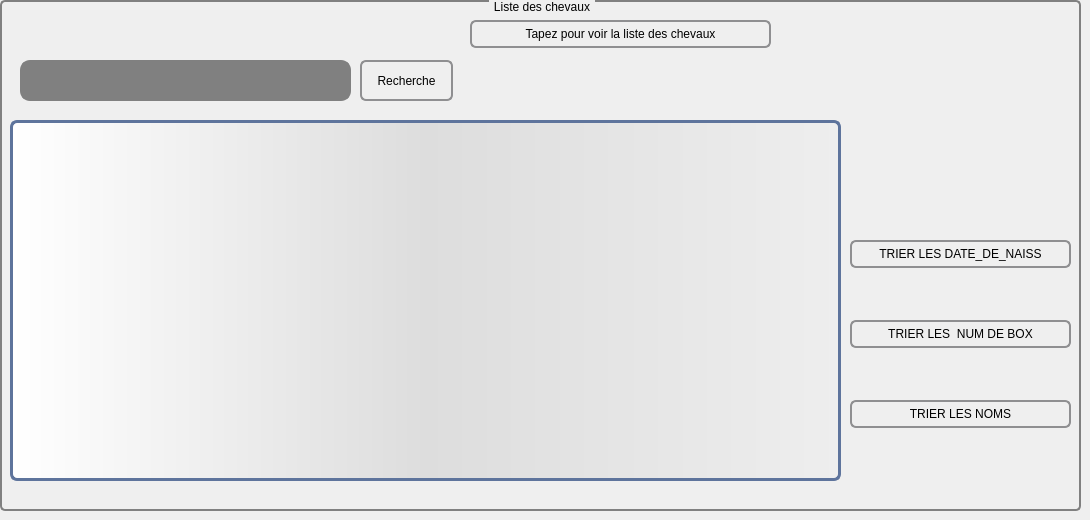
        <widget class="QWidget" name="tab_4">
         <attribute name="title">
          <string>Afficher </string>
         </attribute>
         <widget class="QGroupBox" name="groupBox_7">
          <property name="geometry">
           <rect>
            <x>0</x>
            <y>0</y>
            <width>1081</width>
            <height>511</height>
           </rect>
          </property>
          <property name="styleSheet">
           <string notr="true">QGroupBox {
    background-color: qlineargradient(x1: 0, y1: 0, x2: 0, y2: 1,
                                      stop: 0 #E0E0E0, stop: 1 #FFFFFF);
    border: 2px solid gray;
    border-radius: 5px;
    margin-top: 1ex; /* leave space at the top for the title */
}

QGroupBox::title {
    subcontrol-origin: margin;
    subcontrol-position: top center; /* position at the top center */
    padding: 0 3px;
    background-color: qlineargradient(x1: 0, y1: 0, x2: 0, y2: 1,
                                      stop: 0 #FF0ECE, stop: 1 #FFFFFF);
}

</string>
          </property>
          <property name="title">
           <string>Liste des chevaux</string>
          </property>
          <widget class="QPushButton" name="QUITTER_2">
           <property name="geometry">
            <rect>
             <x>1150</x>
             <y>530</y>
             <width>93</width>
             <height>28</height>
            </rect>
           </property>
           <property name="styleSheet">
            <string notr="true">QPushButton {
    border: 2px solid #8f8f91;
    border-radius: 6px;
    background-color: qlineargradient(x1: 0, y1: 0, x2: 0, y2: 1,
                                      stop: 0 #f6f7fa, stop: 1 #dadbde);
    min-width: 80px;
}

QPushButton:pressed {
    background-color: qlineargradient(x1: 0, y1: 0, x2: 0, y2: 1,
                                      stop: 0 #dadbde, stop: 1 #f6f7fa);
}

QPushButton:flat {
    border: none; /* no border for a flat push button */
}

QPushButton:default {
    border-color: navy; /* make the default button prominent */
}</string>
           </property>
           <property name="text">
            <string>QUITTER</string>
           </property>
          </widget>
          <widget class="QPushButton" name="afficher_cheval">
           <property name="geometry">
            <rect>
             <x>470</x>
             <y>20</y>
             <width>301</width>
             <height>28</height>
            </rect>
           </property>
           <property name="styleSheet">
            <string notr="true">QPushButton {
    border: 2px solid #8f8f91;
    border-radius: 6px;
    background-color: qlineargradient(x1: 0, y1: 0, x2: 0, y2: 1,
                                      stop: 0 #f6f7fa, stop: 1 #dadbde);
    min-width: 80px;
}

QPushButton:pressed {
    background-color: qlineargradient(x1: 0, y1: 0, x2: 0, y2: 1,
                                      stop: 0 #dadbde, stop: 1 #f6f7fa);
}

QPushButton:flat {
    border: none; /* no border for a flat push button */
}

QPushButton:default {
    border-color: navy; /* make the default button prominent */
}</string>
           </property>
           <property name="text">
            <string>Tapez pour voir la liste des chevaux</string>
           </property>
          </widget>
          <widget class="QPushButton" name="recherche_chev">
           <property name="geometry">
            <rect>
             <x>360</x>
             <y>60</y>
             <width>93</width>
             <height>41</height>
            </rect>
           </property>
           <property name="styleSheet">
            <string notr="true">QPushButton {
	
	
    border: 2px solid #8f8f91;
    border-radius: 6px;
    background-color: qlineargradient(x1: 0, y1: 0, x2: 0, y2: 1,
                                      stop: 0 #f6f7fa, stop: 1 #dadbde);
    min-width: 80px;
}

QPushButton:pressed {
    background-color: qlineargradient(x1: 0, y1: 0, x2: 0, y2: 1,
                                      stop: 0 #dadbde, stop: 1 #f6f7fa);
}

QPushButton:flat {
    border: none; /* no border for a flat push button */
}

QPushButton:default {
    border-color: navy; /* make the default button prominent */
}</string>
           </property>
           <property name="text">
            <string>Recherche</string>
           </property>
           <property name="icon">
            <iconset resource="imagee.qrc">
             <normaloff>:/recherche.png</normaloff>:/recherche.png</iconset>
           </property>
          </widget>
          <widget class="QPushButton" name="PUSH_BUTTON_TRI_DATE_NAISS">
           <property name="geometry">
            <rect>
             <x>850</x>
             <y>240</y>
             <width>221</width>
             <height>28</height>
            </rect>
           </property>
           <property name="styleSheet">
            <string notr="true">QPushButton {
	font: 10pt &quot;MS Shell Dlg 2&quot;;
	font: 6pt &quot;MS Shell Dlg 2&quot;;
    border: 2px solid #8f8f91;
    border-radius: 6px;
    background-color: qlineargradient(x1: 0, y1: 0, x2: 0, y2: 1,
                                      stop: 0 #f6f7fa, stop: 1 #dadbde);
    min-width: 80px;
}

QPushButton:pressed {
    background-color: qlineargradient(x1: 0, y1: 0, x2: 0, y2: 1,
                                      stop: 0 #dadbde, stop: 1 #f6f7fa);
}

QPushButton:flat {
    border: none; /* no border for a flat push button */
}

QPushButton:default {
    border-color: navy; /* make the default button prominent */
}</string>
           </property>
           <property name="text">
            <string>TRIER LES DATE_DE_NAISS</string>
           </property>
           <property name="icon">
            <iconset resource="imagee.qrc">
             <normaloff>:/tri.png</normaloff>:/tri.png</iconset>
           </property>
          </widget>
          <widget class="QLineEdit" name="lineEdit_recherche">
           <property name="geometry">
            <rect>
             <x>20</x>
             <y>60</y>
             <width>331</width>
             <height>41</height>
            </rect>
           </property>
           <property name="styleSheet">
            <string notr="true">QLineEdit {
    border: 2px solid gray;
    border-radius: 10px;
    padding: 0 8px;
    background: grey;
    selection-background-color: darkgray;
}
</string>
           </property>
          </widget>
          <widget class="QTableView" name="tableView_2">
           <property name="geometry">
            <rect>
             <x>10</x>
             <y>120</y>
             <width>831</width>
             <height>361</height>
            </rect>
           </property>
           <property name="styleSheet">
            <string notr="true"> QTableView {border: 3px solid #5E749C;text-align: top;padding: 4px;border-radius: 7px;border-bottom-left-radius: 7px;background: QLinearGradient( x1: 0, y1: 0, x2: 1, y2: 0,stop: 0 #fff, stop: 1 #eee,stop: 0.5 #ddd,stop: 1 #eee );width: 15px;}
QTableView::item:focus{selection-background-color: yellow;}


 QScrollBar{
         background: QLinearGradient( x1: 0, y1: 0, x2: 1, y2: 0,stop: 0 #fff, stop: 1 #eee,stop: 0.5 #ddd,stop: 1 #eee );
 }

 QScrollBar:vertical {
     border: 3px solid #5E749C;
     padding: 4px;
     border-radius: 7px;
     border-bottom-left-radius: 7px;
     background: QLinearGradient( x1: 0, y1: 0, x2: 1, y2: 0,stop: 0 #fff, stop: 1 #eee,stop: 0.5 #ddd,stop: 1 #eee );
     width: 45px;
     margin: 48px 0 48px 0;
 }

 QScrollBar::handle:vertical {
     background: dark blue;
     border: 3px solid #5E749C;
     padding: 0px;
     border-radius: 7px;
     border-bottom-left-radius: 7px;
     min-height: 40px;
 }
 QScrollBar::add-line:vertical {
     background: dark blue;
     border: 3px solid #5E749C;
     padding: 0px;
     border-radius: 7px;
     border-bottom-left-radius: 7px;
     height: 40px;
     subcontrol-position: bottom;
     subcontrol-origin: margin;
 }

 QScrollBar::sub-line:vertical {
     background: dark blue;
     border: 3px solid #5E749C;
     padding: 0px;
     border-radius: 7px;
     border-bottom-left-radius: 7px;
     height: 40px;
     subcontrol-position: top;
     subcontrol-origin: margin;
 }
 QScrollBar::up-arrow:vertical, QScrollBar::down-arrow:vertical {
     border: 2px solid grey;
     width: 3px;
     height: 3px;
     background: white;
 }

 QScrollBar::add-page:vertical, QScrollBar::sub-page:vertical {
     background: none;
 }</string>
           </property>
          </widget>
          <widget class="QPushButton" name="pushButton_TRI_NUM_BOX">
           <property name="geometry">
            <rect>
             <x>850</x>
             <y>320</y>
             <width>221</width>
             <height>28</height>
            </rect>
           </property>
           <property name="styleSheet">
            <string notr="true">QPushButton {
	font: 11pt &quot;MS Shell Dlg 2&quot;;
	font: 10pt &quot;MS Shell Dlg 2&quot;;
	font: 6pt &quot;MS Shell Dlg 2&quot;;
    border: 2px solid #8f8f91;
    border-radius: 6px;
    background-color: qlineargradient(x1: 0, y1: 0, x2: 0, y2: 1,
                                      stop: 0 #f6f7fa, stop: 1 #dadbde);
    min-width: 80px;
}

QPushButton:pressed {
    background-color: qlineargradient(x1: 0, y1: 0, x2: 0, y2: 1,
                                      stop: 0 #dadbde, stop: 1 #f6f7fa);
}

QPushButton:flat {
    border: none; /* no border for a flat push button */
}

QPushButton:default {
    border-color: navy; /* make the default button prominent */
}
</string>
           </property>
           <property name="text">
            <string>TRIER LES  NUM DE BOX</string>
           </property>
           <property name="icon">
            <iconset resource="imagee.qrc">
             <normaloff>:/tri.png</normaloff>:/tri.png</iconset>
           </property>
          </widget>
          <widget class="QPushButton" name="pushButton_TRI_NOM">
           <property name="geometry">
            <rect>
             <x>850</x>
             <y>400</y>
             <width>221</width>
             <height>28</height>
            </rect>
           </property>
           <property name="styleSheet">
            <string notr="true">QPushButton {
	font: 6pt &quot;MS Shell Dlg 2&quot;;
    border: 2px solid #8f8f91;
    border-radius: 6px;
    background-color: qlineargradient(x1: 0, y1: 0, x2: 0, y2: 1,
                                      stop: 0 #f6f7fa, stop: 1 #dadbde);
    min-width: 80px;
}

QPushButton:pressed {
    background-color: qlineargradient(x1: 0, y1: 0, x2: 0, y2: 1,
                                      stop: 0 #dadbde, stop: 1 #f6f7fa);
}

QPushButton:flat {
    border: none; /* no border for a flat push button */
}

QPushButton:default {
    border-color: navy; /* make the default button prominent */
}</string>
           </property>
           <property name="text">
            <string>TRIER LES NOMS</string>
           </property>
           <property name="icon">
            <iconset resource="imagee.qrc">
             <normaloff>:/tri.png</normaloff>:/tri.png</iconset>
           </property>
          </widget>
          <widget class="QLabel" name="label_40">
           <property name="geometry">
            <rect>
             <x>880</x>
             <y>40</y>
             <width>171</width>
             <height>121</height>
            </rect>
           </property>
           <property name="styleSheet">
            <string notr="true">image: url(:/liste.png);</string>
           </property>
           <property name="text">
            <string/>
           </property>
          </widget>
         </widget>
        </widget>
